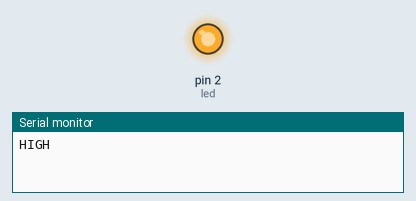
This sketch was run on a simulated Arduino Uno, built with avr-gcc and run on an emulated ATmega328P. On the bench: output pins drawn as LEDs (lit = HIGH), the last lines printed to the serial monitor.

Above: at 1.0 s.
At 3.0 s:
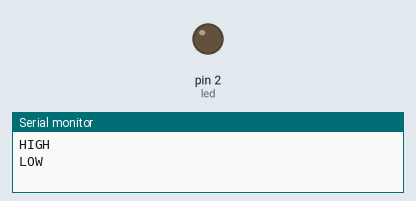
Timing chart, 0 to 5.2 s (numbered marks = the images above):
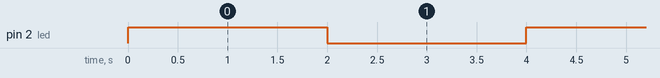

Measured:
- by itself, pin 2 (led): alternates HIGH for 2.0 s and LOW for 2.0 s

The sketch:

led_test.ino
```cpp
int led = 2;

void setup() {
  // put your setup code here, to run once:
  pinMode(led, OUTPUT);
  Serial.begin(9600);
}

void loop() {
  // put your main code here, to run repeatedly:
  digitalWrite(led, HIGH);
  Serial.println("HIGH");
  delay(2000);
  digitalWrite(led, LOW);
  Serial.println("LOW");
  delay(2000);
}
```
